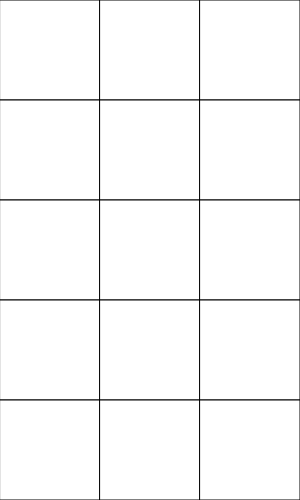
Frame 1 (no input)
Frame 60 (no input): identical to frame 1, image omitted
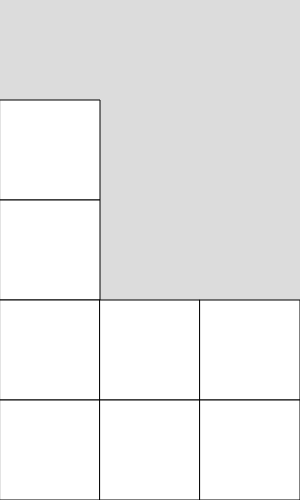
Frame 120 (the mouse pressed at the canvas centre since frame 60)

The p5.js sketch that drew these frames (run headless with seeded random() and noise() and a simulated clock; from frame 60 on, the mouse is pressed at the canvas centre):

// p5.js sketch
// ── sketch.js

//jeu de chomp avec algorithme minmax//
// le joueur "1" est l'humain et le joueur "-1" est l'ai//






var w = 300;
var cC =3;
var h = w/cC * 5;
var wC;
var tab = [];
var joueur = -1;
var cases = [];
var move = [];

function setup() {
  createCanvas(w, h);
  wC = w/cC;
  for(i = 0; i < w/wC; i++){
    tab.push([]);
    for(j = 0; j < h/wC; j++){
      tab[i].push(1); 
    }
  }
}

function copyGrid(grid){
  let res = [];
  let l = grid.length;
  for(let i = 0; i < l; i++){
    let n = grid[i];
    res.push(n);
  }
  return res;
}

function prendCase(tabJeu, x, y){
  let liste = [];
  for(i = w/wC; i > x; i--){
    for(j = 0; j <= y; j++){
      if(tabJeu[i-1][j] == 1){
        liste.push([i-1, j]);
        tabJeu[i-1][j] = 0;
      }
    }
  }
  return liste
}


function replaceCases(tabJeu, liste){
  let l = copyGrid(liste);
  let len = l.length;
  l = l[len - 1]
  len = l.length;
  for(i = 0; i < len; i++){
    let x = l[i][0];
    let y = l[i][1];
    tabJeu[x][y] = 1;
  } 
  liste.pop();
}


function mousePressed(){
  if(mouseX <= w && mouseY <= h){
    var x = int(mouseX/wC);
    var y = int(mouseY/wC);
    if(tab[x][y] == 1){
      joueur = -joueur
      prendCase(tab, x, y);
    }
  }
}

function checkLoser(tab){
  let res = false;
  if(tab[0][h/wC-1] == 0){
    res =  joueur; 
  }
  return res
}

function ai(){
    //let tab2 = copyGrid(tab);
	let bestScore = -Infinity;
	let move;
    joueur = -1 
	for (let i = 0; i < w/wC; i++){      
	  for(let j = 0; j < h/wC; j++){     
		if (tab[i][j] == 1){      
		  cases.push(prendCase(tab, i, j));
		  let score = minimax(tab, 0, "min");
		  replaceCases(tab, cases);
		  if (score > bestScore){            
			bestScore = score
			move = [i, j];
		  }
		}
	  }
	}
  joueur = -1
  //liste = prendCase(tab2, move[0], move[1]);
  //tab = copyGrid(tab2);
  console.log(move);
  prendCase(tab, move[0], move[1]);
}

function minimax(tabJeu, profondeur, minMax){
  if(checkLoser(tabJeu)){
    if(minMax == "max"){
      return 10000000 - profondeur;
    }else{
      return -10000000 + profondeur ;
    }
  }
  if (minMax == "max"){
    joueur = -1;
	let bestScore = -Infinity;
	for (let i = 0; i < w/wC; i++){
	  for (let j = 0; j < h/wC; j++){
		if (tabJeu[i][j] == 1){
		  cases.push(prendCase(tabJeu, i, j));
		  let score = minimax(tabJeu, profondeur + 1, "min")
	      replaceCases(tab, cases);
		  bestScore = Math.max(score, bestScore);
		}
	  }
	}
	  return bestScore;
	}else{
      joueur = 1;
	  let bestScore = Infinity;
	  for (let i = 0; i < w/wC; i++){
		for (let j = 0; j < h/wC; j++){
		  if (tabJeu[i][j] == 1){
			cases.push(prendCase(tabJeu, i, j));
			let score = minimax(tabJeu, profondeur + 1, "max")
			replaceCases(tab, cases);
			bestScore = Math.min(score, bestScore);

		  }
		}
	  }
	  return bestScore;
	}
}

function draw() {
  background(220);
  
  result = checkLoser(tab);
  
  if(result){
    noLoop();
    background(220);
    stroke(100);
    fill(100);
    textSize(w/10);
    text("le perdant est : " + result, 0, h/2);
  }else{
    //mettre un "=" après le "<" pour que l'ai joue en premier et l'enlever pour que l'humain joue en premier
    if(joueur == 1 || frameCount < 1){
     ai(); 
    }
    for(i = 0; i < cC; i++){
      for(j = 0; j < h/wC; j++){
        if(tab[i][j] == 1){
          stroke(0);
          square(i * wC, j * wC, wC) 
        }else{
          //textSize(50);
          //text(tab[i][j], i * wC, j * wC); 
        }
      }
    }
  }
}
